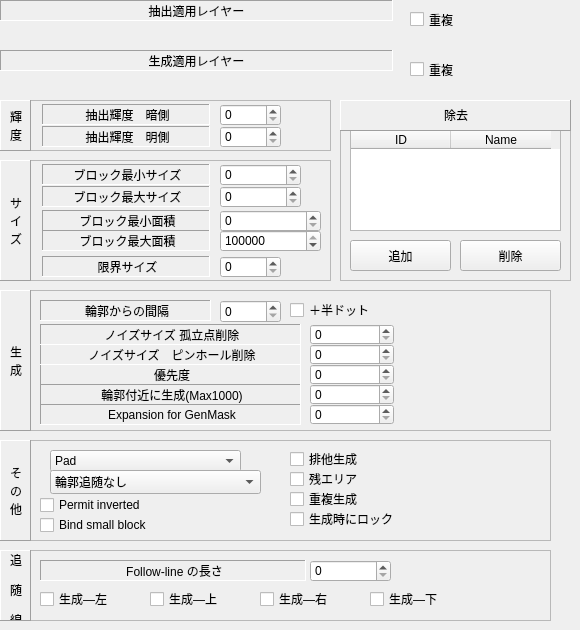
   <widget class="QWidget" name="page">
    <widget class="QFrame" name="frame_3">
     <property name="geometry">
      <rect>
       <x>0</x>
       <y>160</y>
       <width>331</width>
       <height>121</height>
      </rect>
     </property>
     <property name="frameShape">
      <enum>QFrame::StyledPanel</enum>
     </property>
     <property name="frameShadow">
      <enum>QFrame::Sunken</enum>
     </property>
     <widget class="QSpinBox" name="EditMinBlockSize">
      <property name="geometry">
       <rect>
        <x>220</x>
        <y>4</y>
        <width>81</width>
        <height>22</height>
       </rect>
      </property>
      <property name="maximum">
       <number>1000000</number>
      </property>
     </widget>
     <widget class="QLabel" name="label_9">
      <property name="geometry">
       <rect>
        <x>42</x>
        <y>26</y>
        <width>168</width>
        <height>21</height>
       </rect>
      </property>
      <property name="frameShape">
       <enum>QFrame::Panel</enum>
      </property>
      <property name="frameShadow">
       <enum>QFrame::Sunken</enum>
      </property>
      <property name="text">
       <string>ブロック最大サイズ</string>
      </property>
      <property name="alignment">
       <set>Qt::AlignCenter|Qt::AlignHCenter|Qt::AlignLeading|Qt::AlignLeft|Qt::AlignVCenter</set>
      </property>
     </widget>
     <widget class="QSpinBox" name="EditMaxBlockSize">
      <property name="geometry">
       <rect>
        <x>220</x>
        <y>26</y>
        <width>81</width>
        <height>22</height>
       </rect>
      </property>
      <property name="maximum">
       <number>1000000</number>
      </property>
     </widget>
     <widget class="QLabel" name="label_10">
      <property name="geometry">
       <rect>
        <x>42</x>
        <y>4</y>
        <width>168</width>
        <height>21</height>
       </rect>
      </property>
      <property name="frameShape">
       <enum>QFrame::Panel</enum>
      </property>
      <property name="frameShadow">
       <enum>QFrame::Sunken</enum>
      </property>
      <property name="text">
       <string>ブロック最小サイズ</string>
      </property>
      <property name="alignment">
       <set>Qt::AlignCenter|Qt::AlignHCenter|Qt::AlignLeading|Qt::AlignLeft|Qt::AlignVCenter</set>
      </property>
     </widget>
     <widget class="QSpinBox" name="EditMinBlockDots">
      <property name="geometry">
       <rect>
        <x>220</x>
        <y>50</y>
        <width>101</width>
        <height>22</height>
       </rect>
      </property>
      <property name="maximum">
       <number>2000000000</number>
      </property>
     </widget>
     <widget class="QLabel" name="label_12">
      <property name="geometry">
       <rect>
        <x>42</x>
        <y>50</y>
        <width>168</width>
        <height>21</height>
       </rect>
      </property>
      <property name="frameShape">
       <enum>QFrame::Panel</enum>
      </property>
      <property name="frameShadow">
       <enum>QFrame::Sunken</enum>
      </property>
      <property name="text">
       <string>ブロック最小面積</string>
      </property>
      <property name="alignment">
       <set>Qt::AlignCenter|Qt::AlignHCenter|Qt::AlignLeading|Qt::AlignLeft|Qt::AlignVCenter</set>
      </property>
     </widget>
     <widget class="QSpinBox" name="EditMaxBlockDots">
      <property name="geometry">
       <rect>
        <x>220</x>
        <y>70</y>
        <width>101</width>
        <height>22</height>
       </rect>
      </property>
      <property name="minimum">
       <number>-1</number>
      </property>
      <property name="maximum">
       <number>2000000000</number>
      </property>
      <property name="value">
       <number>2000000000</number>
      </property>
     </widget>
     <widget class="QLabel" name="label_11">
      <property name="geometry">
       <rect>
        <x>42</x>
        <y>70</y>
        <width>168</width>
        <height>21</height>
       </rect>
      </property>
      <property name="frameShape">
       <enum>QFrame::Panel</enum>
      </property>
      <property name="frameShadow">
       <enum>QFrame::Sunken</enum>
      </property>
      <property name="text">
       <string>ブロック最大面積</string>
      </property>
      <property name="alignment">
       <set>Qt::AlignCenter|Qt::AlignHCenter|Qt::AlignLeading|Qt::AlignLeft|Qt::AlignVCenter</set>
      </property>
     </widget>
     <widget class="QLabel" name="label_13">
      <property name="geometry">
       <rect>
        <x>42</x>
        <y>96</y>
        <width>168</width>
        <height>21</height>
       </rect>
      </property>
      <property name="frameShape">
       <enum>QFrame::Panel</enum>
      </property>
      <property name="frameShadow">
       <enum>QFrame::Sunken</enum>
      </property>
      <property name="text">
       <string>限界サイズ</string>
      </property>
      <property name="alignment">
       <set>Qt::AlignCenter|Qt::AlignHCenter|Qt::AlignLeading|Qt::AlignLeft|Qt::AlignVCenter</set>
      </property>
     </widget>
     <widget class="QSpinBox" name="EditLimitBlockSize">
      <property name="geometry">
       <rect>
        <x>220</x>
        <y>96</y>
        <width>61</width>
        <height>22</height>
       </rect>
      </property>
      <property name="maximum">
       <number>99999</number>
      </property>
     </widget>
     <widget class="QLabel" name="label_32">
      <property name="geometry">
       <rect>
        <x>0</x>
        <y>0</y>
        <width>31</width>
        <height>121</height>
       </rect>
      </property>
      <property name="frameShape">
       <enum>QFrame::Panel</enum>
      </property>
      <property name="frameShadow">
       <enum>QFrame::Raised</enum>
      </property>
      <property name="text">
       <string>サ
イ
ズ</string>
      </property>
      <property name="alignment">
       <set>Qt::AlignCenter|Qt::AlignHCenter|Qt::AlignLeading|Qt::AlignLeft|Qt::AlignVCenter</set>
      </property>
      <property name="indent">
       <number>1</number>
      </property>
     </widget>
    </widget>
    <widget class="QFrame" name="frame_5">
     <property name="geometry">
      <rect>
       <x>0</x>
       <y>440</y>
       <width>551</width>
       <height>101</height>
      </rect>
     </property>
     <property name="frameShape">
      <enum>QFrame::StyledPanel</enum>
     </property>
     <property name="frameShadow">
      <enum>QFrame::Sunken</enum>
     </property>
     <widget class="QLabel" name="label_36">
      <property name="geometry">
       <rect>
        <x>0</x>
        <y>0</y>
        <width>31</width>
        <height>101</height>
       </rect>
      </property>
      <property name="frameShape">
       <enum>QFrame::Panel</enum>
      </property>
      <property name="frameShadow">
       <enum>QFrame::Raised</enum>
      </property>
      <property name="text">
       <string>そ
の
他</string>
      </property>
      <property name="alignment">
       <set>Qt::AlignCenter|Qt::AlignHCenter|Qt::AlignLeading|Qt::AlignLeft|Qt::AlignVCenter</set>
      </property>
      <property name="indent">
       <number>1</number>
      </property>
     </widget>
     <widget class="QComboBox" name="comboBGenerationCategory">
      <property name="geometry">
       <rect>
        <x>50</x>
        <y>10</y>
        <width>191</width>
        <height>22</height>
       </rect>
      </property>
      <item>
       <property name="text">
        <string>Pad</string>
       </property>
      </item>
      <item>
       <property name="text">
        <string>Hole</string>
       </property>
      </item>
      <item>
       <property name="text">
        <string>Silk</string>
       </property>
      </item>
      <item>
       <property name="text">
        <string>Resist</string>
       </property>
      </item>
      <item>
       <property name="text">
        <string>OtherMask</string>
       </property>
      </item>
      <item>
       <property name="text">
        <string>FinePad</string>
       </property>
      </item>
      <item>
       <property name="text">
        <string>Surround</string>
       </property>
      </item>
      <item>
       <property name="text">
        <string>Any</string>
       </property>
      </item>
     </widget>
     <widget class="QCheckBox" name="checkBTransparent">
      <property name="geometry">
       <rect>
        <x>290</x>
        <y>10</y>
        <width>256</width>
        <height>18</height>
       </rect>
      </property>
      <property name="text">
       <string>排他生成</string>
      </property>
     </widget>
     <widget class="QCheckBox" name="checkBLeftPickup">
      <property name="geometry">
       <rect>
        <x>290</x>
        <y>30</y>
        <width>256</width>
        <height>18</height>
       </rect>
      </property>
      <property name="text">
       <string>残エリア</string>
      </property>
     </widget>
     <widget class="QCheckBox" name="checkBOverlappedGen">
      <property name="geometry">
       <rect>
        <x>290</x>
        <y>50</y>
        <width>256</width>
        <height>18</height>
       </rect>
      </property>
      <property name="text">
       <string>重複生成</string>
      </property>
     </widget>
     <widget class="QCheckBox" name="checkBLockFirst">
      <property name="geometry">
       <rect>
        <x>290</x>
        <y>70</y>
        <width>256</width>
        <height>18</height>
       </rect>
      </property>
      <property name="text">
       <string>生成時にロック</string>
      </property>
     </widget>
     <widget class="QCheckBox" name="checkBBindSmallBlock">
      <property name="geometry">
       <rect>
        <x>40</x>
        <y>76</y>
        <width>240</width>
        <height>18</height>
       </rect>
      </property>
      <property name="text">
       <string>Bind small block</string>
      </property>
     </widget>
     <widget class="QCheckBox" name="checkBPermitInverted">
      <property name="geometry">
       <rect>
        <x>40</x>
        <y>56</y>
        <width>240</width>
        <height>18</height>
       </rect>
      </property>
      <property name="text">
       <string>Permit inverted</string>
      </property>
     </widget>
     <widget class="QComboBox" name="comboBoxMatchPosition">
      <property name="geometry">
       <rect>
        <x>50</x>
        <y>30</y>
        <width>211</width>
        <height>24</height>
       </rect>
      </property>
      <item>
       <property name="text">
        <string>輪郭追随なし</string>
       </property>
      </item>
      <item>
       <property name="text">
        <string>輪郭追随：黒白無視</string>
       </property>
      </item>
      <item>
       <property name="text">
        <string>輪郭追随：内部白</string>
       </property>
      </item>
      <item>
       <property name="text">
        <string>輪郭追随：内部黒</string>
       </property>
      </item>
     </widget>
    </widget>
    <widget class="QFrame" name="frame">
     <property name="geometry">
      <rect>
       <x>340</x>
       <y>100</y>
       <width>231</width>
       <height>181</height>
      </rect>
     </property>
     <property name="frameShape">
      <enum>QFrame::StyledPanel</enum>
     </property>
     <property name="frameShadow">
      <enum>QFrame::Sunken</enum>
     </property>
     <widget class="QTableWidget" name="tableWidgetSubtractLibList">
      <property name="geometry">
       <rect>
        <x>10</x>
        <y>30</y>
        <width>211</width>
        <height>101</height>
       </rect>
      </property>
      <property name="selectionMode">
       <enum>QAbstractItemView::SingleSelection</enum>
      </property>
      <property name="selectionBehavior">
       <enum>QAbstractItemView::SelectRows</enum>
      </property>
      <column>
       <property name="text">
        <string>ID</string>
       </property>
      </column>
      <column>
       <property name="text">
        <string>Name</string>
       </property>
      </column>
     </widget>
     <widget class="QPushButton" name="ButtonDelSubtractLib">
      <property name="geometry">
       <rect>
        <x>120</x>
        <y>140</y>
        <width>101</width>
        <height>31</height>
       </rect>
      </property>
      <property name="text">
       <string>削除</string>
      </property>
      <property name="icon">
       <iconset resource="PropertyBlock.qrc">
        <normaloff>:/Qtres/Delete.png</normaloff>:/Qtres/Delete.png</iconset>
      </property>
     </widget>
     <widget class="QPushButton" name="ButtonAddSubtractLib">
      <property name="geometry">
       <rect>
        <x>10</x>
        <y>140</y>
        <width>101</width>
        <height>31</height>
       </rect>
      </property>
      <property name="text">
       <string>追加</string>
      </property>
      <property name="icon">
       <iconset resource="PropertyBlock.qrc">
        <normaloff>:/Qtres/Add.png</normaloff>:/Qtres/Add.png</iconset>
      </property>
     </widget>
     <widget class="QLabel" name="label_31">
      <property name="geometry">
       <rect>
        <x>0</x>
        <y>0</y>
        <width>231</width>
        <height>31</height>
       </rect>
      </property>
      <property name="frameShape">
       <enum>QFrame::Panel</enum>
      </property>
      <property name="frameShadow">
       <enum>QFrame::Raised</enum>
      </property>
      <property name="text">
       <string>&lt;html&gt;&lt;head/&gt;&lt;body&gt;&lt;p&gt;除去&lt;/p&gt;&lt;/body&gt;&lt;/html&gt;</string>
      </property>
      <property name="alignment">
       <set>Qt::AlignCenter|Qt::AlignHCenter|Qt::AlignLeading|Qt::AlignLeft|Qt::AlignVCenter</set>
      </property>
      <property name="indent">
       <number>1</number>
      </property>
     </widget>
    </widget>
    <widget class="QFrame" name="frame_4">
     <property name="geometry">
      <rect>
       <x>0</x>
       <y>290</y>
       <width>551</width>
       <height>141</height>
      </rect>
     </property>
     <property name="frameShape">
      <enum>QFrame::StyledPanel</enum>
     </property>
     <property name="frameShadow">
      <enum>QFrame::Sunken</enum>
     </property>
     <widget class="QLabel" name="label_14">
      <property name="geometry">
       <rect>
        <x>40</x>
        <y>10</y>
        <width>171</width>
        <height>21</height>
       </rect>
      </property>
      <property name="frameShape">
       <enum>QFrame::Panel</enum>
      </property>
      <property name="frameShadow">
       <enum>QFrame::Sunken</enum>
      </property>
      <property name="text">
       <string>輪郭からの間隔</string>
      </property>
      <property name="alignment">
       <set>Qt::AlignCenter|Qt::AlignHCenter|Qt::AlignLeading|Qt::AlignLeft|Qt::AlignVCenter</set>
      </property>
     </widget>
     <widget class="QSpinBox" name="EditSpaceToOutline">
      <property name="geometry">
       <rect>
        <x>220</x>
        <y>10</y>
        <width>61</width>
        <height>23</height>
       </rect>
      </property>
     </widget>
     <widget class="QSpinBox" name="EditNoiseSize">
      <property name="geometry">
       <rect>
        <x>310</x>
        <y>34</y>
        <width>84</width>
        <height>21</height>
       </rect>
      </property>
      <property name="font">
       <font>
        <pointsize>9</pointsize>
       </font>
      </property>
     </widget>
     <widget class="QLabel" name="label_16">
      <property name="geometry">
       <rect>
        <x>40</x>
        <y>74</y>
        <width>261</width>
        <height>21</height>
       </rect>
      </property>
      <property name="frameShape">
       <enum>QFrame::Panel</enum>
      </property>
      <property name="frameShadow">
       <enum>QFrame::Sunken</enum>
      </property>
      <property name="text">
       <string>優先度</string>
      </property>
      <property name="alignment">
       <set>Qt::AlignCenter|Qt::AlignHCenter|Qt::AlignLeading|Qt::AlignLeft|Qt::AlignVCenter</set>
      </property>
     </widget>
     <widget class="QSpinBox" name="EditPriority">
      <property name="geometry">
       <rect>
        <x>310</x>
        <y>74</y>
        <width>84</width>
        <height>21</height>
       </rect>
      </property>
      <property name="font">
       <font>
        <pointsize>9</pointsize>
       </font>
      </property>
     </widget>
     <widget class="QLabel" name="label_33">
      <property name="geometry">
       <rect>
        <x>0</x>
        <y>0</y>
        <width>31</width>
        <height>141</height>
       </rect>
      </property>
      <property name="frameShape">
       <enum>QFrame::Panel</enum>
      </property>
      <property name="frameShadow">
       <enum>QFrame::Raised</enum>
      </property>
      <property name="text">
       <string>生
成</string>
      </property>
      <property name="alignment">
       <set>Qt::AlignCenter|Qt::AlignHCenter|Qt::AlignLeading|Qt::AlignLeft|Qt::AlignVCenter</set>
      </property>
      <property name="indent">
       <number>1</number>
      </property>
     </widget>
     <widget class="QLabel" name="label_48">
      <property name="geometry">
       <rect>
        <x>40</x>
        <y>54</y>
        <width>261</width>
        <height>21</height>
       </rect>
      </property>
      <property name="frameShape">
       <enum>QFrame::Panel</enum>
      </property>
      <property name="frameShadow">
       <enum>QFrame::Sunken</enum>
      </property>
      <property name="text">
       <string>ノイズサイズ　ピンホール削除</string>
      </property>
      <property name="alignment">
       <set>Qt::AlignCenter|Qt::AlignHCenter|Qt::AlignLeading|Qt::AlignLeft|Qt::AlignVCenter</set>
      </property>
     </widget>
     <widget class="QLabel" name="label_49">
      <property name="geometry">
       <rect>
        <x>40</x>
        <y>34</y>
        <width>261</width>
        <height>21</height>
       </rect>
      </property>
      <property name="frameShape">
       <enum>QFrame::Panel</enum>
      </property>
      <property name="frameShadow">
       <enum>QFrame::Sunken</enum>
      </property>
      <property name="text">
       <string>ノイズサイズ 孤立点削除</string>
      </property>
      <property name="alignment">
       <set>Qt::AlignCenter|Qt::AlignHCenter|Qt::AlignLeading|Qt::AlignLeft|Qt::AlignVCenter</set>
      </property>
     </widget>
     <widget class="QSpinBox" name="EditNoiseSizePinHole">
      <property name="geometry">
       <rect>
        <x>310</x>
        <y>54</y>
        <width>84</width>
        <height>21</height>
       </rect>
      </property>
      <property name="font">
       <font>
        <pointsize>9</pointsize>
       </font>
      </property>
     </widget>
     <widget class="QLabel" name="label_50">
      <property name="geometry">
       <rect>
        <x>40</x>
        <y>94</y>
        <width>261</width>
        <height>21</height>
       </rect>
      </property>
      <property name="frameShape">
       <enum>QFrame::Panel</enum>
      </property>
      <property name="frameShadow">
       <enum>QFrame::Sunken</enum>
      </property>
      <property name="text">
       <string>輪郭付近に生成(Max1000)</string>
      </property>
      <property name="alignment">
       <set>Qt::AlignCenter|Qt::AlignHCenter|Qt::AlignLeading|Qt::AlignLeft|Qt::AlignVCenter</set>
      </property>
     </widget>
     <widget class="QSpinBox" name="EditOutlineGeneration">
      <property name="geometry">
       <rect>
        <x>310</x>
        <y>94</y>
        <width>84</width>
        <height>21</height>
       </rect>
      </property>
      <property name="font">
       <font>
        <pointsize>9</pointsize>
       </font>
      </property>
      <property name="maximum">
       <number>1000</number>
      </property>
     </widget>
     <widget class="QCheckBox" name="checkBPlusHalfDotIsolation">
      <property name="geometry">
       <rect>
        <x>290</x>
        <y>10</y>
        <width>101</width>
        <height>20</height>
       </rect>
      </property>
      <property name="text">
       <string>＋半ドット</string>
      </property>
     </widget>
     <widget class="QLabel" name="label_53">
      <property name="geometry">
       <rect>
        <x>40</x>
        <y>114</y>
        <width>261</width>
        <height>21</height>
       </rect>
      </property>
      <property name="frameShape">
       <enum>QFrame::Panel</enum>
      </property>
      <property name="frameShadow">
       <enum>QFrame::Sunken</enum>
      </property>
      <property name="text">
       <string>Expansion for GenMask</string>
      </property>
      <property name="alignment">
       <set>Qt::AlignCenter|Qt::AlignHCenter|Qt::AlignLeading|Qt::AlignLeft|Qt::AlignVCenter</set>
      </property>
     </widget>
     <widget class="QSpinBox" name="EditExpandForGenMask">
      <property name="geometry">
       <rect>
        <x>310</x>
        <y>114</y>
        <width>84</width>
        <height>21</height>
       </rect>
      </property>
      <property name="font">
       <font>
        <pointsize>9</pointsize>
       </font>
      </property>
      <property name="maximum">
       <number>1000</number>
      </property>
     </widget>
    </widget>
    <widget class="QFrame" name="framePickLayer">
     <property name="geometry">
      <rect>
       <x>0</x>
       <y>20</y>
       <width>393</width>
       <height>28</height>
      </rect>
     </property>
     <property name="frameShape">
      <enum>QFrame::NoFrame</enum>
     </property>
     <property name="frameShadow">
      <enum>QFrame::Plain</enum>
     </property>
    </widget>
    <widget class="QLabel" name="label">
     <property name="geometry">
      <rect>
       <x>0</x>
       <y>0</y>
       <width>393</width>
       <height>21</height>
      </rect>
     </property>
     <property name="frameShape">
      <enum>QFrame::Panel</enum>
     </property>
     <property name="frameShadow">
      <enum>QFrame::Sunken</enum>
     </property>
     <property name="text">
      <string>抽出適用レイヤー</string>
     </property>
     <property name="textFormat">
      <enum>Qt::AutoText</enum>
     </property>
     <property name="alignment">
      <set>Qt::AlignCenter</set>
     </property>
    </widget>
    <widget class="QFrame" name="frameGenLayer">
     <property name="geometry">
      <rect>
       <x>0</x>
       <y>70</y>
       <width>393</width>
       <height>28</height>
      </rect>
     </property>
     <property name="frameShape">
      <enum>QFrame::NoFrame</enum>
     </property>
     <property name="frameShadow">
      <enum>QFrame::Plain</enum>
     </property>
    </widget>
    <widget class="QLabel" name="label_2">
     <property name="geometry">
      <rect>
       <x>0</x>
       <y>50</y>
       <width>393</width>
       <height>21</height>
      </rect>
     </property>
     <property name="frameShape">
      <enum>QFrame::Panel</enum>
     </property>
     <property name="frameShadow">
      <enum>QFrame::Sunken</enum>
     </property>
     <property name="text">
      <string>生成適用レイヤー</string>
     </property>
     <property name="textFormat">
      <enum>Qt::AutoText</enum>
     </property>
     <property name="alignment">
      <set>Qt::AlignCenter</set>
     </property>
    </widget>
    <widget class="QFrame" name="frame_2">
     <property name="geometry">
      <rect>
       <x>0</x>
       <y>100</y>
       <width>331</width>
       <height>51</height>
      </rect>
     </property>
     <property name="frameShape">
      <enum>QFrame::StyledPanel</enum>
     </property>
     <property name="frameShadow">
      <enum>QFrame::Sunken</enum>
     </property>
     <widget class="QLabel" name="label_7">
      <property name="geometry">
       <rect>
        <x>42</x>
        <y>4</y>
        <width>168</width>
        <height>21</height>
       </rect>
      </property>
      <property name="frameShape">
       <enum>QFrame::Panel</enum>
      </property>
      <property name="frameShadow">
       <enum>QFrame::Sunken</enum>
      </property>
      <property name="text">
       <string>抽出輝度　暗側</string>
      </property>
      <property name="alignment">
       <set>Qt::AlignCenter|Qt::AlignHCenter|Qt::AlignLeading|Qt::AlignLeft|Qt::AlignVCenter</set>
      </property>
     </widget>
     <widget class="QSpinBox" name="EditPickupL">
      <property name="geometry">
       <rect>
        <x>220</x>
        <y>4</y>
        <width>61</width>
        <height>22</height>
       </rect>
      </property>
      <property name="maximum">
       <number>255</number>
      </property>
     </widget>
     <widget class="QLabel" name="label_8">
      <property name="geometry">
       <rect>
        <x>42</x>
        <y>26</y>
        <width>168</width>
        <height>21</height>
       </rect>
      </property>
      <property name="frameShape">
       <enum>QFrame::Panel</enum>
      </property>
      <property name="frameShadow">
       <enum>QFrame::Sunken</enum>
      </property>
      <property name="text">
       <string>抽出輝度　明側</string>
      </property>
      <property name="alignment">
       <set>Qt::AlignCenter|Qt::AlignHCenter|Qt::AlignLeading|Qt::AlignLeft|Qt::AlignVCenter</set>
      </property>
     </widget>
     <widget class="QSpinBox" name="EditPickupH">
      <property name="geometry">
       <rect>
        <x>220</x>
        <y>26</y>
        <width>61</width>
        <height>22</height>
       </rect>
      </property>
      <property name="maximum">
       <number>255</number>
      </property>
     </widget>
     <widget class="QLabel" name="label_30">
      <property name="geometry">
       <rect>
        <x>0</x>
        <y>0</y>
        <width>31</width>
        <height>51</height>
       </rect>
      </property>
      <property name="frameShape">
       <enum>QFrame::Panel</enum>
      </property>
      <property name="frameShadow">
       <enum>QFrame::Raised</enum>
      </property>
      <property name="text">
       <string>輝
度</string>
      </property>
      <property name="alignment">
       <set>Qt::AlignCenter|Qt::AlignHCenter|Qt::AlignLeading|Qt::AlignLeft|Qt::AlignVCenter</set>
      </property>
      <property name="indent">
       <number>1</number>
      </property>
     </widget>
    </widget>
    <widget class="QFrame" name="frame_7">
     <property name="geometry">
      <rect>
       <x>0</x>
       <y>550</y>
       <width>551</width>
       <height>71</height>
      </rect>
     </property>
     <property name="frameShape">
      <enum>QFrame::StyledPanel</enum>
     </property>
     <property name="frameShadow">
      <enum>QFrame::Sunken</enum>
     </property>
     <widget class="QLabel" name="label_40">
      <property name="geometry">
       <rect>
        <x>0</x>
        <y>0</y>
        <width>31</width>
        <height>71</height>
       </rect>
      </property>
      <property name="frameShape">
       <enum>QFrame::Panel</enum>
      </property>
      <property name="frameShadow">
       <enum>QFrame::Raised</enum>
      </property>
      <property name="text">
       <string>&lt;html&gt;&lt;head/&gt;&lt;body&gt;&lt;p&gt;追&lt;/p&gt;&lt;p&gt;随&lt;/p&gt;&lt;p&gt;線&lt;/p&gt;&lt;/body&gt;&lt;/html&gt;</string>
      </property>
      <property name="alignment">
       <set>Qt::AlignCenter|Qt::AlignHCenter|Qt::AlignLeading|Qt::AlignLeft|Qt::AlignVCenter</set>
      </property>
      <property name="indent">
       <number>1</number>
      </property>
     </widget>
     <widget class="QSpinBox" name="EditFollowLineLength">
      <property name="geometry">
       <rect>
        <x>310</x>
        <y>10</y>
        <width>81</width>
        <height>22</height>
       </rect>
      </property>
     </widget>
     <widget class="QLabel" name="label_134">
      <property name="geometry">
       <rect>
        <x>40</x>
        <y>10</y>
        <width>266</width>
        <height>21</height>
       </rect>
      </property>
      <property name="frameShape">
       <enum>QFrame::Panel</enum>
      </property>
      <property name="frameShadow">
       <enum>QFrame::Sunken</enum>
      </property>
      <property name="text">
       <string>Follow-line の長さ</string>
      </property>
      <property name="alignment">
       <set>Qt::AlignCenter|Qt::AlignHCenter|Qt::AlignLeading|Qt::AlignLeft|Qt::AlignVCenter</set>
      </property>
     </widget>
     <widget class="QCheckBox" name="checkBGen_Left">
      <property name="geometry">
       <rect>
        <x>40</x>
        <y>40</y>
        <width>101</width>
        <height>18</height>
       </rect>
      </property>
      <property name="text">
       <string>生成―左</string>
      </property>
     </widget>
     <widget class="QCheckBox" name="checkBGen_Top">
      <property name="geometry">
       <rect>
        <x>150</x>
        <y>40</y>
        <width>101</width>
        <height>18</height>
       </rect>
      </property>
      <property name="text">
       <string>生成―上</string>
      </property>
     </widget>
     <widget class="QCheckBox" name="checkBGen_Right">
      <property name="geometry">
       <rect>
        <x>260</x>
        <y>40</y>
        <width>101</width>
        <height>18</height>
       </rect>
      </property>
      <property name="text">
       <string>生成―右</string>
      </property>
     </widget>
     <widget class="QCheckBox" name="checkBGen_Bottom">
      <property name="geometry">
       <rect>
        <x>370</x>
        <y>40</y>
        <width>101</width>
        <height>18</height>
       </rect>
      </property>
      <property name="text">
       <string>生成―下</string>
      </property>
     </widget>
    </widget>
    <widget class="QCheckBox" name="checkBoxGenerateMultiLayer">
     <property name="geometry">
      <rect>
       <x>410</x>
       <y>60</y>
       <width>93</width>
       <height>19</height>
      </rect>
     </property>
     <property name="text">
      <string>重複</string>
     </property>
    </widget>
    <widget class="QCheckBox" name="checkBoxPickupMultiLayer">
     <property name="geometry">
      <rect>
       <x>410</x>
       <y>10</y>
       <width>93</width>
       <height>19</height>
      </rect>
     </property>
     <property name="text">
      <string>重複</string>
     </property>
    </widget>
   </widget>
